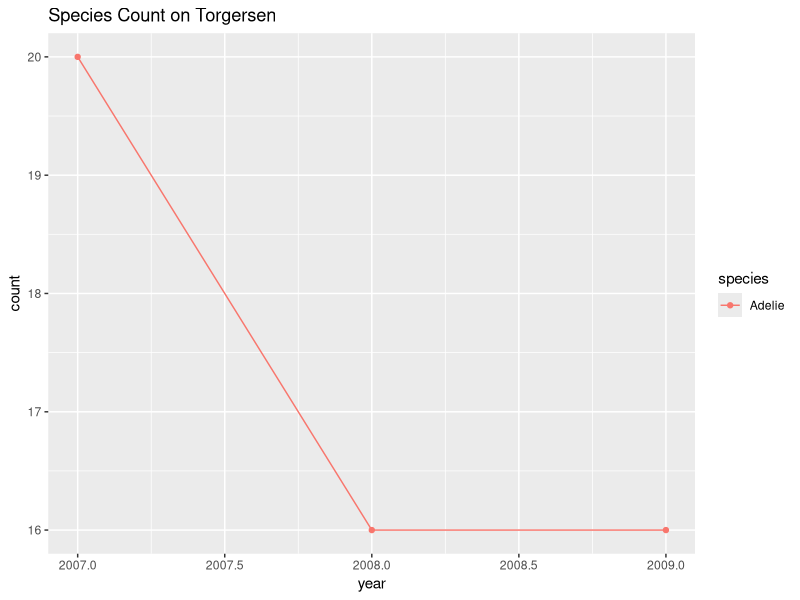
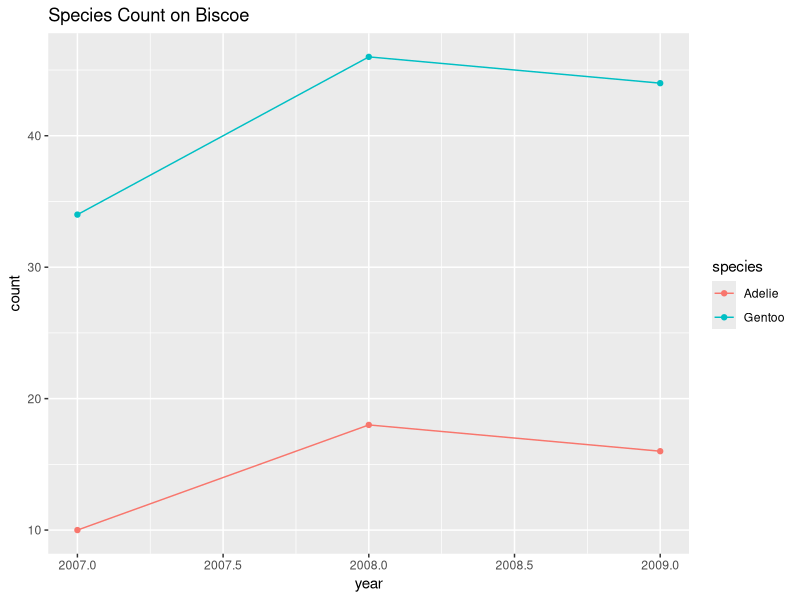
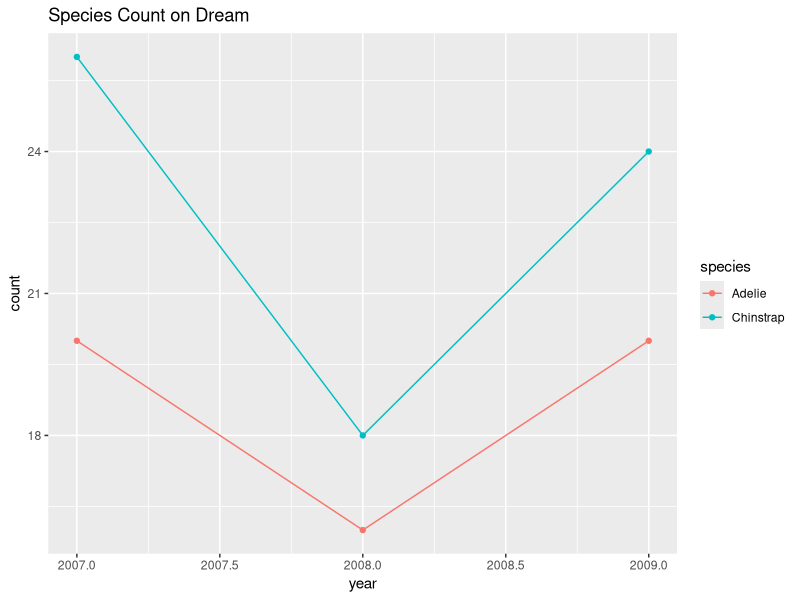

These charts were generated, in order, by the following R code:
library(palmerpenguins)
library(dplyr)
library(ggplot2)

(penguins
	%>% filter(island == "Torgersen")
	%>% group_by(year, species) 
	%>% summarise(count = n()) 
	%>% ggplot(aes(x = year, y = count, color = species)) 
	+ geom_line()
	+ geom_point()
	+ labs(title = "Species Count on Torgersen")
)

(penguins
	%>% filter(island == "Biscoe")
	%>% group_by(year, species) 
	%>% summarise(count = n()) 
	%>% ggplot(aes(x = year, y = count, color = species)) 
	+ geom_line()
	+ geom_point()
	+ labs(title = "Species Count on Biscoe")
)

(penguins
	%>% filter(island == "Dream")
	%>% group_by(year, species) 
	%>% summarise(count = n()) 
	%>% ggplot(aes(x = year, y = count, color = species)) 
	+ geom_line()
	+ geom_point()
	+ labs(title = "Species Count on Dream")
)